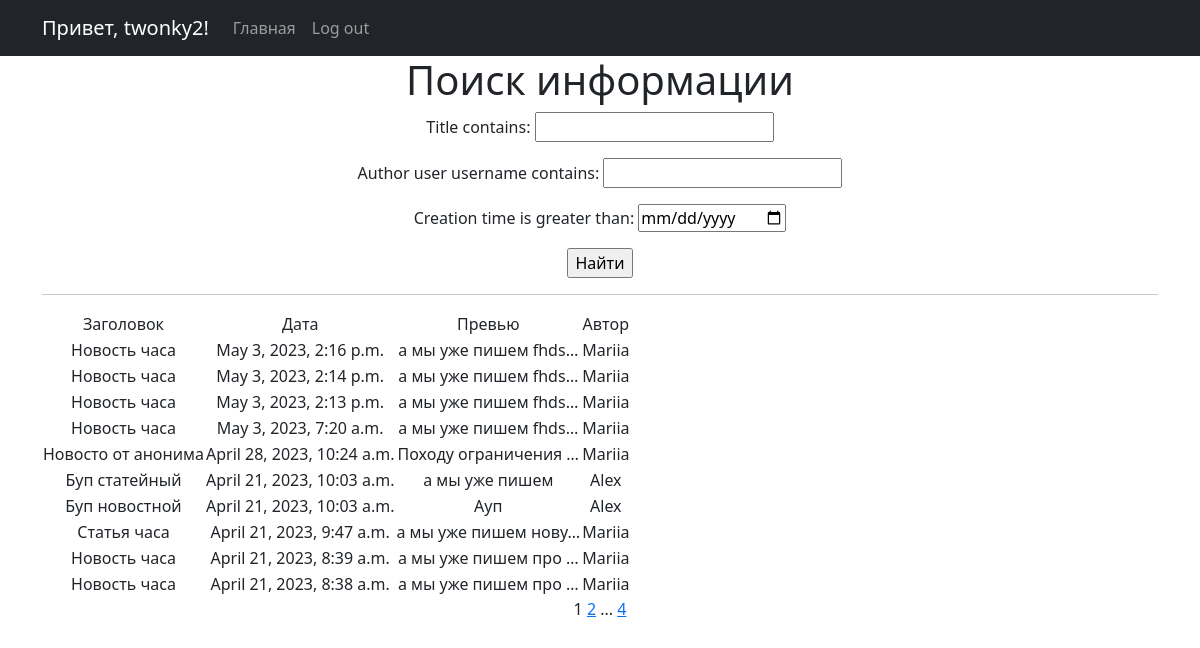
/news/search (signed in), run on the app's committed database.
### News_Portal/models.py (models this page shows, shortened)
class Post(models.Model):
    author = models.ForeignKey(Author, on_delete=models.CASCADE)
    type = models.CharField(max_length=2, choices=TYPES, default="news")
    creation_time = models.DateTimeField(auto_now_add=True)
    category = models.ManyToManyField(Category, through="PostCategory")
    title = models.CharField(max_length=255, default="Новость часа")
    text = models.TextField(default="а мы уже пишем")
    rating = models.FloatField(default=0.0)

class Author(models.Model):
    user = models.OneToOneField(User, on_delete=models.CASCADE)
    rating = models.FloatField(default=0.0)
    def __str__(self):
        return self.user.username

### News_Portal/views.py (the view, shortened to what this page needs)
# urls.py: path("search", Search.as_view(), name="news_search"),
class Search(ListView):
    model = Post
    ordering = "-creation_time"
    template_name = "search.html"
    context_object_name = "news"
    paginate_by = 10
    def get_queryset(self):
        queryset = super().get_queryset()
        self.filterset = PostFilter(self.request.GET, queryset)
        return self.filterset.qs
    def get_context_data(self, **kwargs):
        context = super().get_context_data(**kwargs)
        context["filterset"] = self.filterset
        return context

### News_Portal/templatetags/custom_filters.py (called while the page is built)
@register.filter()
def censor(text):
    if not isinstance(text, str):
        raise ValueError("мы только тексты цензурируем в нашей редакции")
    for bad_word in BANNED_WORDS:
        if bad_word in text:
            censored = bad_word[0] + ("*" * (len(bad_word) - 1))
            text = text.replace(bad_word, censored)
        if bad_word.capitalize() in text:
            censored = bad_word[0].capitalize() + ("*" * (len(bad_word) - 1))
            text = text.replace(bad_word, censored)
    return text

### News_Portal/templates/search.html (shortened to what this page needs)
{% extends 'flatpages/default.html' %}
{% load custom_filters %}
{% block content %}
   <h1>Поиск информации</h1>
   <form action="" method="get">
       {{ filterset.form.as_p }}
       <input type="submit" value="Найти" />
   </form>
   <hr>
   {% if news %}
       <table>
           <tr>
               <td>Заголовок</td>
               <td>Дата</td>
               <td>Превью</td>
               <td>Автор</td>
           </tr>
           {% for post in news %}
           <tr>
               <td>{{ post.title|censor }}</td>
               <td>{{ post.creation_time }}</td>
               <td>{{ post.text|truncatechars:20|censor }}</td>
               <td>{{ post.author|truncatechars:20|censor }}</td>
           </tr>
           {% endfor %}
       </table>
   {% else %}
       <h2>Новостей нет!</h2>
   {% endif %}
   {{ page_obj.number }}
   {% if page_obj.has_next %}
       <a href="?page={{ page_obj.next_page_number }}">{{ page_obj.next_page_number }}</a>
       {% if paginator.num_pages != page_obj.next_page_number %}
           ...
           <a href="?page={{ page_obj.paginator.num_pages }}">{{ page_obj.paginator.num_pages }}</a>
       {% endif %}
   {% endif %}
{% endblock content %}

### News_Portal/templates/flatpages/default.html (shortened to what this page needs)
<!DOCTYPE html>
<html lang="en">
    <head>
        {% load static %}
        <link href="{% static 'css/styles.css' %}" rel="stylesheet" />
    </head>
    <body>
        <nav class="navbar navbar-expand-lg navbar-dark bg-dark static-top">
           <div class="container">
               {% if request.user.is_anonymous %}
                    <a class="navbar-brand" href="#">Привет, аноним!</a>
               {% else %}
                    <a class="navbar-brand" href="/profile">Привет, {{ request.user.username }}!</a>
               {% endif %}
               <div class="collapse navbar-collapse" id="navbarResponsive">
                   <ul class="navbar-nav ml-auto">
                       <li class="nav-item active">
                           <a class="nav-link" href="/news">Главная</a>
                       </li>
                       <li class="nav-item active">
                           {% if request.user.is_anonymous %}
                                <a class="nav-link" href="/accounts/login">Log in</a>
                           {% else %}
                                <a class="nav-link" href="/sign/logout">Log out</a>
                           {% endif %}
                       </li>
                   </ul>
               </div>
           </div>
        </nav>
        <div class="container">
           <div class="row">
               <div class="col-lg-12 text-center">
                   {% block content %}{% endblock content %}
               </div>
           </div>
        </div>
    </body>
</html>

### data on the page
Post: title|censor "Новость часа", creation_time "May 3, 2023, 2:16 p.m.", text|censor "а мы уже пишем fhds…", author|censor "Mariia"
Post: title|censor "Новость часа", creation_time "May 3, 2023, 2:14 p.m.", text|censor "а мы уже пишем fhds…", author|censor "Mariia"
Post: title|censor "Новость часа", creation_time "May 3, 2023, 2:13 p.m.", text|censor "а мы уже пишем fhds…", author|censor "Mariia"
Post: title|censor "Новость часа", creation_time "May 3, 2023, 7:20 a.m.", text|censor "а мы уже пишем fhds…", author|censor "Mariia"
Post: title|censor "Новосто от анонима", creation_time "April 28, 2023, 10:24 a.m.", text|censor "Походу ограничения …", author|censor "Mariia"
Post: title|censor "Буп статейный", creation_time "April 21, 2023, 10:03 a.m.", text|censor "а мы уже пишем", author|censor "Alex"
Post: title|censor "Буп новостной", creation_time "April 21, 2023, 10:03 a.m.", text|censor "Ауп", author|censor "Alex"
Post: title|censor "Статья часа", creation_time "April 21, 2023, 9:47 a.m.", text|censor "а мы уже пишем нову…", author|censor "Mariia"
Post: title|censor "Новость часа", creation_time "April 21, 2023, 8:39 a.m.", text|censor "а мы уже пишем про …", author|censor "Mariia"
Post: title|censor "Новость часа", creation_time "April 21, 2023, 8:38 a.m.", text|censor "а мы уже пишем про …", author|censor "Mariia"

### other printed values
{{ request.user.username }} "twonky2"
{{ page_obj.number }} "1"
{{ page_obj.next_page_number }} "2"
{{ page_obj.paginator.num_pages }} "4"
